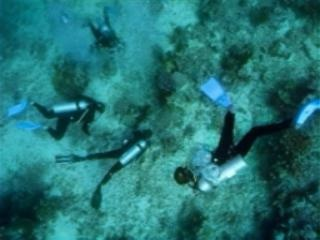
#> input picture inputimages/set_o46 (1).jpg, 320 x 240 px, found by its file name
$ python enhanement_haze.py
#> lines starting #> are read from the running program, lines starting #| are printed output that depends on the picture
import cv2
import numpy as np
from matplotlib import pyplot as plt

# Function to compute dark channel
def calculate_dark_channel(image, window_size=15):
    min_channel = np.min(image, axis=2)
    kernel = cv2.getStructuringElement(cv2.MORPH_RECT, (window_size, window_size))
    dark_channel = cv2.erode(min_channel, kernel)
    return dark_channel

# Function to estimate atmospheric light
def estimate_atmospheric_light(image, dark_channel):
    num_pixels = image.shape[0] * image.shape[1]
    num_brightest = max(int(num_pixels * 0.001), 1)
    indices = np.unravel_index(np.argsort(dark_channel.ravel())[-num_brightest:], dark_channel.shape)
    atmospheric_light = np.mean(image[indices], axis=0)
    return atmospheric_light

# Function to estimate transmission map
def estimate_transmission(image, atmospheric_light, omega=0.95, window_size=15):
    normalized_image = image / atmospheric_light
    dark_channel = calculate_dark_channel(normalized_image, window_size)
    transmission = 1 - omega * dark_channel
    return transmission

# Function to refine transmission map using guided filter
def refine_transmission(image, transmission, radius=40, epsilon=1e-3):
    gray_image = cv2.cvtColor(image, cv2.COLOR_BGR2GRAY).astype(np.float32) / 255
    transmission_refined = cv2.ximgproc.guidedFilter(guide=gray_image, src=transmission.astype(np.float32), radius=radius, eps=epsilon)
    return transmission_refined

# Function to recover the haze-free image
def recover_image(image, transmission, atmospheric_light, t0=0.1):
    transmission = np.maximum(transmission, t0)
    transmission = np.expand_dims(transmission, axis=2)  # Expand dimensions to match image shape
    recovered = (image - atmospheric_light) / transmission + atmospheric_light
    recovered = np.clip(recovered, 0, 255).astype(np.uint8)
    return recovered


# Function to enhance image quality using FFT
def enhance_image_fft(image):
    gray_image = cv2.cvtColor(image, cv2.COLOR_BGR2GRAY)
    dft = cv2.dft(np.float32(gray_image), flags=cv2.DFT_COMPLEX_OUTPUT)
    dft_shift = np.fft.fftshift(dft)

    # Create a high-pass filter
    rows, cols = gray_image.shape
    crow, ccol = rows // 2, cols // 2
    mask = np.ones((rows, cols, 2), np.float32)  # Start with all ones
    r = 30  # Radius for the high-pass filter
    cv2.circle(mask, (ccol, crow), r, (0, 0), thickness=-1)  # Zero out the low frequencies

    # Apply the filter
    fshift = dft_shift * mask

    # Perform inverse FFT
    f_ishift = np.fft.ifftshift(fshift)
    enhanced = cv2.idft(f_ishift)
    magnitude = cv2.magnitude(enhanced[:, :, 0], enhanced[:, :, 1])

    # Normalize the result to [0, 255]
    enhanced_image = cv2.normalize(magnitude, None, 0, 255, cv2.NORM_MINMAX).astype(np.uint8)
    return enhanced_image


# Main function
def underwater_image_enhancement(image_path):
    # Read the input image
    image = cv2.imread(image_path)
#> image is the input picture: shape (240, 320, 3); mean B, G, R 114.9, 115, 34.7
    image = cv2.cvtColor(image, cv2.COLOR_BGR2RGB)

    # Phase 1: Haze removal
    dark_channel = calculate_dark_channel(image)
#> in calculate_dark_channel, `dark_channel = cv2.erode(min_channel, kernel)`:
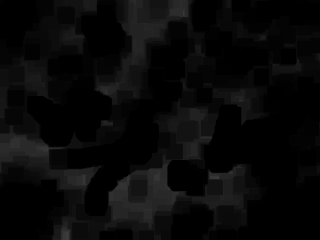
#> dark_channel: shape (240, 320); min 0, max 62, mean 8.7
    atmospheric_light = estimate_atmospheric_light(image, dark_channel)
#> in estimate_atmospheric_light, `indices = np.unravel_index(np.argsort(dark_channel.ravel())[-num_brigh..`: indices = 76 positions, rows 11 to 239, columns 47 to 218
#> in estimate_atmospheric_light, `atmospheric_light = np.mean(image[indices], axis=0)`: atmospheric_light = [79.97, 194.1, 197.3]
#> atmospheric_light = [79.97, 194.1, 197.3]
    transmission = estimate_transmission(image, atmospheric_light)
#> in estimate_transmission, `normalized_image = image / atmospheric_light`:
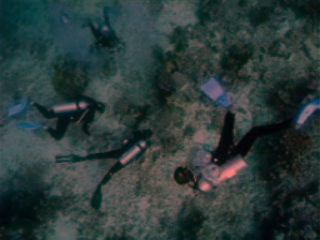
#> normalized_image: shape (240, 320, 3) float64; mean R, G, B 0.434, 0.593, 0.582; drawn with min black and max white
#> call 2 of calculate_dark_channel, with window_size = 15
#> in calculate_dark_channel (call 2), `min_channel = np.min(image, axis=2)`:
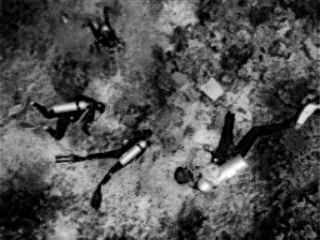
#> min_channel: shape (240, 320) float64; min 0, max 1.29, mean 0.417; drawn with min black and max white
#> in estimate_transmission, `transmission = 1 - omega * dark_channel`:
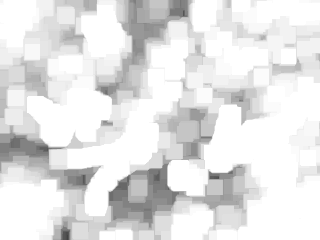
#> transmission: shape (240, 320) float64; min 0.264, max 1, mean 0.897
    refined_transmission = refine_transmission(image, transmission)
#> in refine_transmission, `gray_image = cv2.cvtColor(image, cv2.COLOR_BGR2GRAY).astype(np.float32..`:
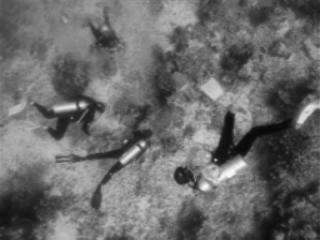
#> gray_image: shape (240, 320) float32; min 0.0275, max 0.976, mean 0.415
#> in refine_transmission, `transmission_refined = cv2.ximgproc.guidedFilter(guide=gray_image, src..`:
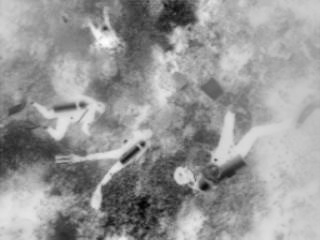
#> transmission_refined: shape (240, 320) float32; min 0.594, max 1.1, mean 0.897; drawn with min black and max white
    haze_free_image = recover_image(image, refined_transmission, atmospheric_light)

    # Phase 2: Quality enhancement using FFT
    enhanced_image = enhance_image_fft(haze_free_image)
#> in enhance_image_fft, `magnitude = cv2.magnitude(enhanced[:, :, 0], enhanced[:, :, 1])`:
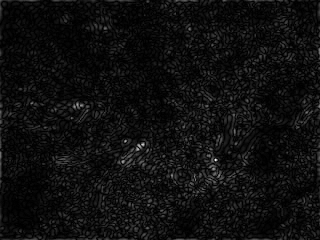
#> magnitude: shape (240, 320) float32; min 0.364, max 7638775.5, mean 453488.2; drawn with min black and max white

    # Display results
    plt.figure(figsize=(15, 10))
    plt.subplot(1, 3, 1), plt.title("Original Image"), plt.imshow(image)
    plt.subplot(1, 3, 2), plt.title("Haze-Free Image"), plt.imshow(haze_free_image)
    plt.subplot(1, 3, 3), plt.title("Enhanced Image"), plt.imshow(enhanced_image, cmap='gray')
    plt.show()

# Run the function
underwater_image_enhancement(r"D:\Mainproject\Main-project\inputimages\set_o46 (1).jpg")

$ run again, with inputimages/set_f17.jpg copied over inputimages/set_o46 (1).jpg
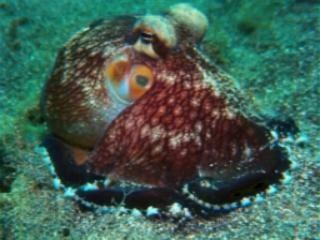
#> input picture inputimages/set_f17.jpg, 320 x 240 px, found by its file name
#> in underwater_image_enhancement, image is the input picture: shape (240, 320, 3); mean B, G, R 83.2, 95.3, 65
#> in calculate_dark_channel, `dark_channel = cv2.erode(min_channel, kernel)`:
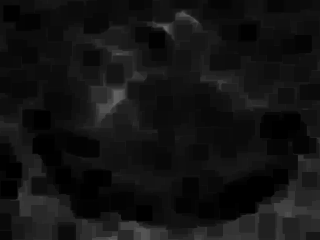
#> dark_channel: shape (240, 320); min 0, max 101, mean 18.6
#> indices = 76 positions, rows 26 to 104, columns 113 to 166
#> in estimate_atmospheric_light, `atmospheric_light = np.mean(image[indices], axis=0)`: atmospheric_light = [129.2, 172.4, 166]
#> in enhance_image_fft, `magnitude = cv2.magnitude(enhanced[:, :, 0], enhanced[:, :, 1])`:
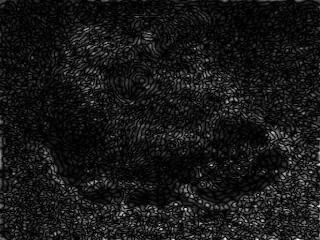
#> magnitude: shape (240, 320) float32; min 0.872, max 8679314, mean 804555.8; drawn with min black and max white

$ run again, with inputimages/set_f301.jpg copied over inputimages/set_o46 (1).jpg
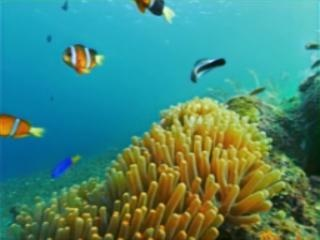
#> input picture inputimages/set_f301.jpg, 320 x 240 px, found by its file name
#> in underwater_image_enhancement, image is the input picture: shape (240, 320, 3); mean B, G, R 118.9, 136.7, 69
#> in calculate_dark_channel, `dark_channel = cv2.erode(min_channel, kernel)`:
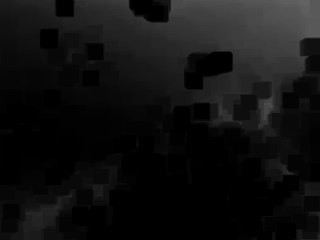
#> dark_channel: shape (240, 320); min 0, max 100, mean 16.9
#> indices = 76 positions, rows 0 to 7, columns 297 to 309
#> in estimate_atmospheric_light, `atmospheric_light = np.mean(image[indices], axis=0)`: atmospheric_light = [106.5, 206.8, 202.8]
#> in enhance_image_fft, `magnitude = cv2.magnitude(enhanced[:, :, 0], enhanced[:, :, 1])`:
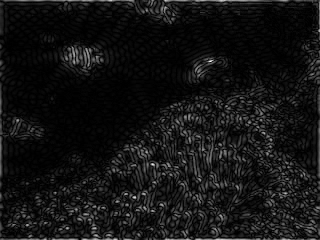
#> magnitude: shape (240, 320) float32; min 1, max 7323354, mean 566218.8; drawn with min black and max white

$ run again, with inputimages/set_f335.jpg copied over inputimages/set_o46 (1).jpg
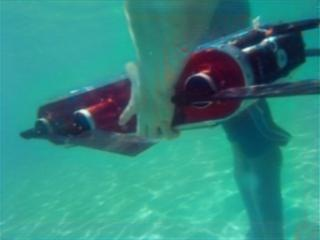
#> input picture inputimages/set_f335.jpg, 320 x 240 px, found by its file name
#> in underwater_image_enhancement, image is the input picture: shape (240, 320, 3); mean B, G, R 129.5, 137.8, 50.8
#> indices = 76 positions, rows 230 to 239, columns 154 to 237
#> in estimate_atmospheric_light, `atmospheric_light = np.mean(image[indices], axis=0)`: atmospheric_light = [93.08, 212.7, 187.9]
#> in enhance_image_fft, `magnitude = cv2.magnitude(enhanced[:, :, 0], enhanced[:, :, 1])`:
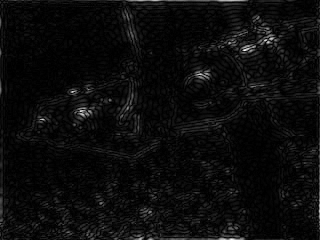
#> magnitude: shape (240, 320) float32; min 1.25, max 6335334, mean 301262.9; drawn with min black and max white
